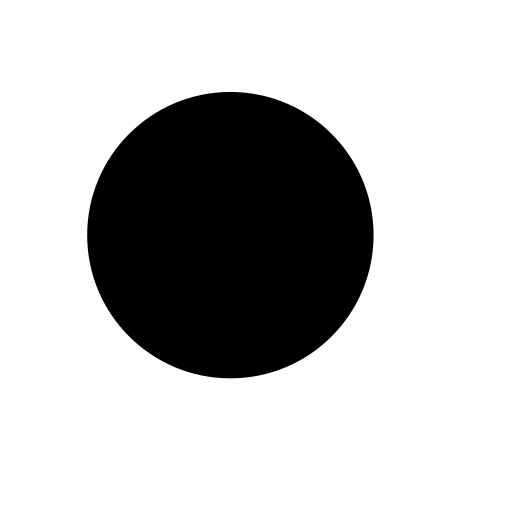
#> input picture entrenamiento/1-circulo.png, 512 x 512 px; its folder holds only this picture in this run
$ python '014-procesar entrenamiento.py'
#> lines starting #> are read from the running program, lines starting #| are printed output that depends on the picture; after the words box and inside, x2 and y2 are one past the last pixel; in counts of white or black regions, pixels touching at a corner belong together
from PIL import Image,ImageFilter
import os

archivos = os.listdir("entrenamiento")
for archivo in archivos:
    imagen = Image.open("entrenamiento/"+archivo)
#> imagen is the input picture: PIL image 512x512 RGBA; mean R, G, B, A 191.8, 191.8, 191.8, 62.7
    escalado = imagen.resize((512,512))
    grises = escalado.convert("L")
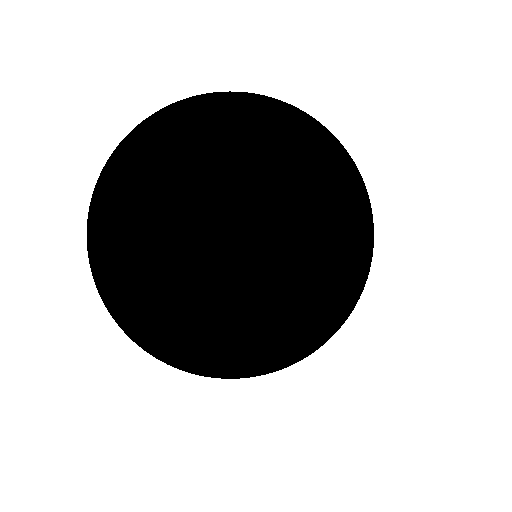
#> grises: PIL image 512x512 L; 75.2% white; 1 black region, box (x1, y1, x2, y2) and area: (87, 91, 374, 379) 64947
    bordes = grises.filter(ImageFilter.FIND_EDGES)
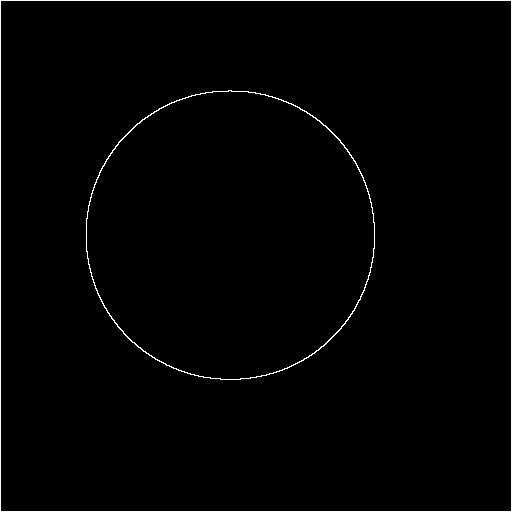
#> bordes: PIL image 512x512 L; 1.2% white in thin lines or dots
    blancoynegro = bordes.point(lambda x:0 if x < 50 else 255,'1')
    pixeles = blancoynegro.load()
    anchurabloque = 2
    longitud = pow(2,pow(anchurabloque,2))
    lista = []
    for i in range(0,longitud):
        lista.append(0)
    for xi in range(0,512-anchurabloque):
        for yi in range(0,512-anchurabloque):
            cadena = ""
            for x in range(0,anchurabloque):
                for y in range(0,anchurabloque):
                    if pixeles[xi+x,yi+y] == 255:
                        cadena += "1"
                    else:
                        cadena += "0"
            lista[int(cadena,2)] += 1
    print(lista)

$ run again, on entrenamiento/3-circulo.png
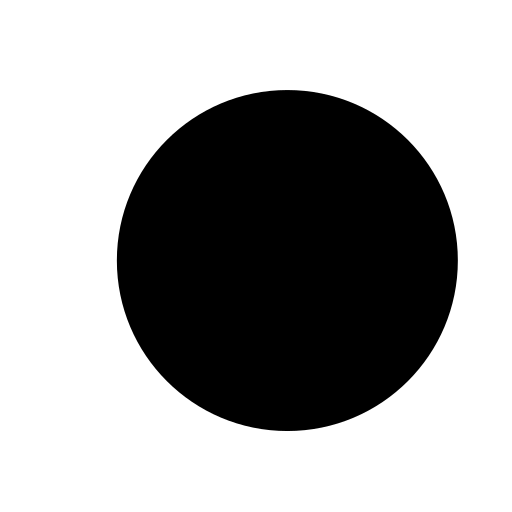
#> input picture entrenamiento/3-circulo.png, 512 x 512 px
#> imagen is the input picture: PIL image 512x512 RGBA; mean R, G, B, A 165.6, 165.6, 165.6, 88.8
#> `grises = escalado.convert("L")`:
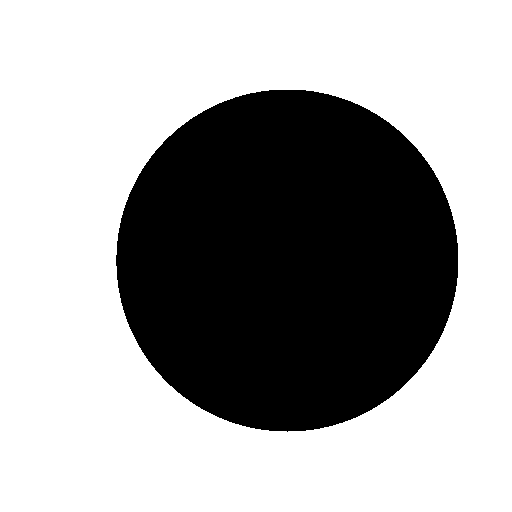
#> grises: PIL image 512x512 L; 64.9% white; 1 black region, box (x1, y1, x2, y2) and area: (116, 90, 458, 432) 91935
#> `bordes = grises.filter(ImageFilter.FIND_EDGES)`:
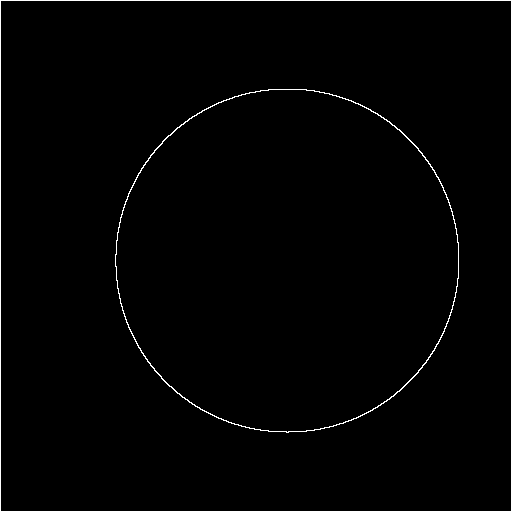
#> bordes: PIL image 512x512 L; 1.3% white in thin lines or dots

$ run again, on entrenamiento/3-cuadrado.png
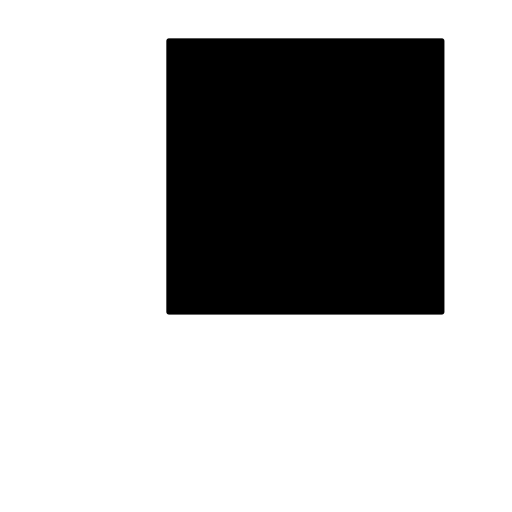
#> input picture entrenamiento/3-cuadrado.png, 512 x 512 px
#> imagen is the input picture: PIL image 512x512 RGBA; mean R, G, B, A 179.8, 179.8, 179.8, 74.7
#> `grises = escalado.convert("L")`:
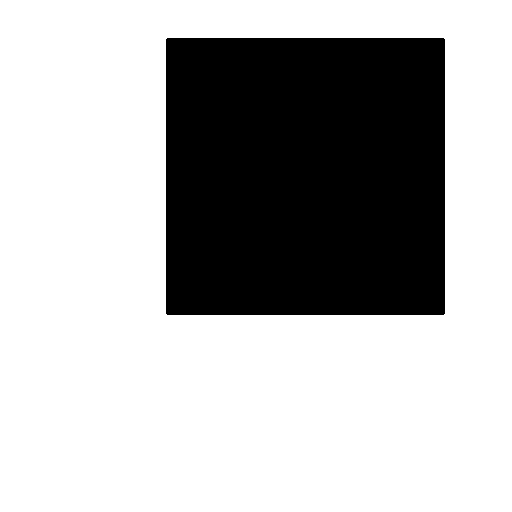
#> grises: PIL image 512x512 L; 70.5% white; 1 black region, box (x1, y1, x2, y2) and area: (166, 38, 445, 315) 77279
#> `bordes = grises.filter(ImageFilter.FIND_EDGES)`:
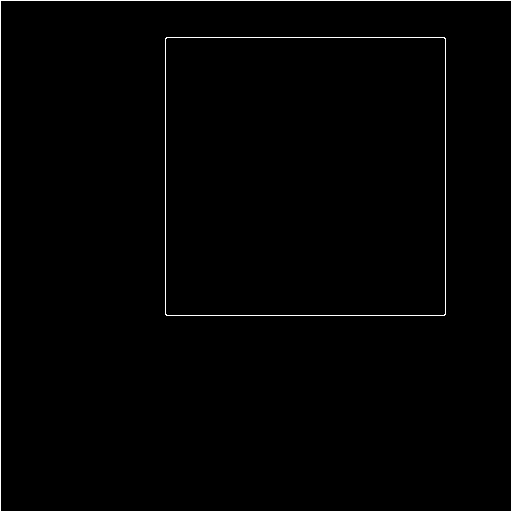
#> bordes: PIL image 512x512 L; 1.2% white in thin lines or dots

$ run again, on entrenamiento/4-circulo.png
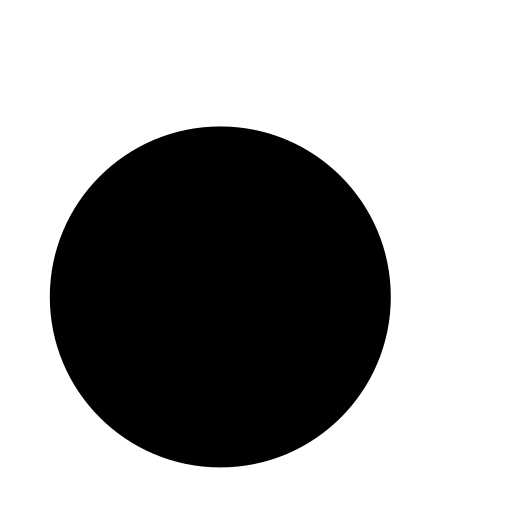
#> input picture entrenamiento/4-circulo.png, 512 x 512 px
#> imagen is the input picture: PIL image 512x512 RGBA; mean R, G, B, A 165.5, 165.5, 165.5, 88.8
#> `grises = escalado.convert("L")`:
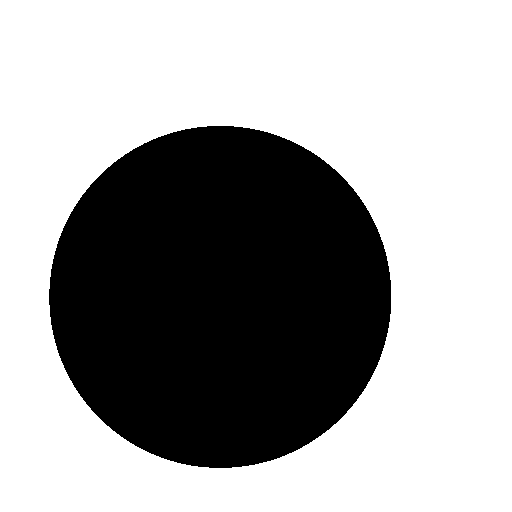
#> grises: PIL image 512x512 L; 64.9% white; 1 black region, box (x1, y1, x2, y2) and area: (49, 126, 391, 468) 91964
#> `bordes = grises.filter(ImageFilter.FIND_EDGES)`:
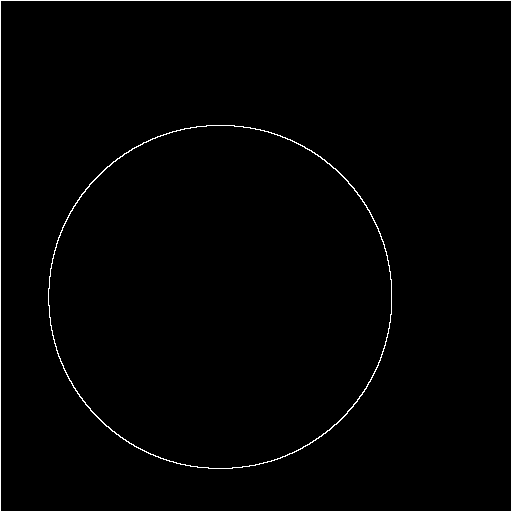
#> bordes: PIL image 512x512 L; 1.3% white in thin lines or dots
